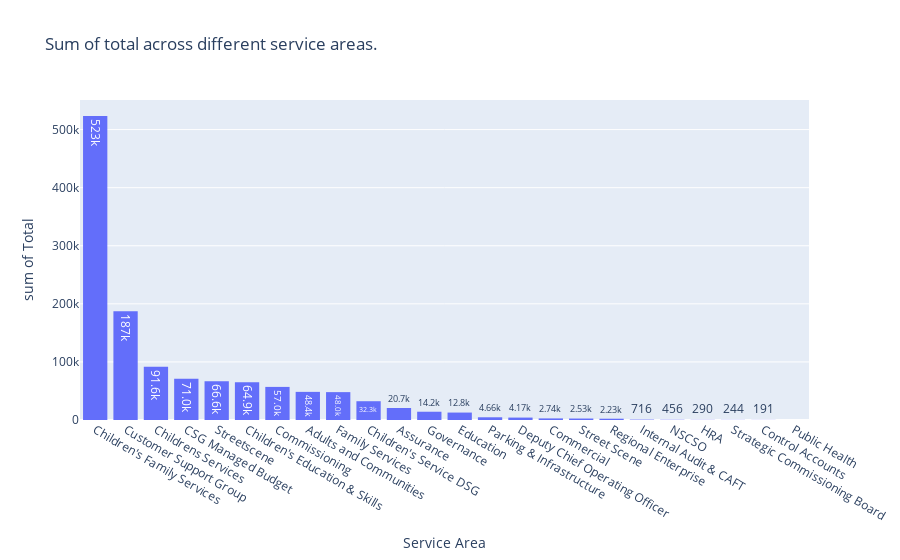

Notebook code for this chart:
### Code cell
# Visualization of Total vs Service area
fig = px.histogram(data_frame=ds,x='Service Area',y='Total',text_auto='.3s',
                   title="Sum of total across different service areas.")
fig.update_layout(barmode='stack', xaxis={'categoryorder':'total descending'})
fig.show()

### Figure 1 — Plotly figure (JSON) as saved in the notebook; plotly's stock layout.template omitted (floating-point values rounded to 4 significant figures; data arrays with more than 128 entries replaced by an {"elided": "..."} marker saying what was removed)
{"data": [{"alignmentgroup": "True", "bingroup": "x", "histfunc": "sum", "hovertemplate": "Service Area=%{x}<br>sum of Total=%{y}<extra></extra>", "legendgroup": "", "marker": {"color": "#636efa", "pattern": {"shape": ""}}, "name": "", "offsetgroup": "", "orientation": "v", "showlegend": false, "texttemplate": "%{value:.3s}", "type": "histogram", "x": {"elided": "12587 str values"}, "xaxis": "x", "y": {"elided": "12587 float values"}, "yaxis": "y"}], "layout": {"barmode": "stack", "legend": {"tracegroupgap": 0}, "title": {"text": "Sum of total across different service areas."}, "xaxis": {"anchor": "y", "categoryorder": "total descending", "domain": [0, 1], "title": {"text": "Service Area"}}, "yaxis": {"anchor": "x", "domain": [0, 1], "title": {"text": "sum of Total"}}}}
